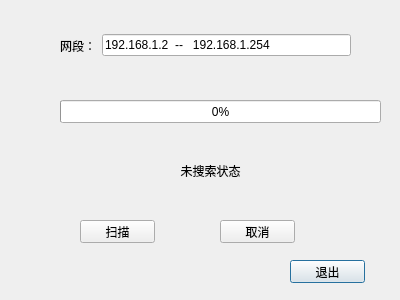
<?xml version="1.0" encoding="UTF-8"?>
<ui version="4.0">
 <class>Dialog</class>
 <widget class="QDialog" name="Dialog">
  <property name="geometry">
   <rect>
    <x>0</x>
    <y>0</y>
    <width>400</width>
    <height>300</height>
   </rect>
  </property>
  <property name="windowTitle">
   <string>扫描</string>
  </property>
  <widget class="QWidget" name="horizontalLayoutWidget">
   <property name="geometry">
    <rect>
     <x>60</x>
     <y>30</y>
     <width>291</width>
     <height>31</height>
    </rect>
   </property>
   <layout class="QHBoxLayout" name="horizontalLayout">
    <item>
     <widget class="QLabel" name="label">
      <property name="text">
       <string>网段：</string>
      </property>
     </widget>
    </item>
    <item>
     <widget class="QLineEdit" name="lineEdit">
      <property name="text">
       <string>192.168.1.2  --   192.168.1.254</string>
      </property>
     </widget>
    </item>
   </layout>
  </widget>
  <widget class="QPushButton" name="pushButton">
   <property name="geometry">
    <rect>
     <x>290</x>
     <y>260</y>
     <width>75</width>
     <height>23</height>
    </rect>
   </property>
   <property name="text">
    <string>退出</string>
   </property>
  </widget>
  <widget class="QPushButton" name="pushButton_2">
   <property name="geometry">
    <rect>
     <x>80</x>
     <y>220</y>
     <width>75</width>
     <height>23</height>
    </rect>
   </property>
   <property name="text">
    <string>扫描</string>
   </property>
  </widget>
  <widget class="QPushButton" name="pushButton_3">
   <property name="geometry">
    <rect>
     <x>220</x>
     <y>220</y>
     <width>75</width>
     <height>23</height>
    </rect>
   </property>
   <property name="text">
    <string>取消</string>
   </property>
  </widget>
  <widget class="QProgressBar" name="progressBar">
   <property name="geometry">
    <rect>
     <x>60</x>
     <y>100</y>
     <width>321</width>
     <height>23</height>
    </rect>
   </property>
   <property name="value">
    <number>0</number>
   </property>
  </widget>
  <widget class="QLabel" name="label_2">
   <property name="geometry">
    <rect>
     <x>50</x>
     <y>150</y>
     <width>321</width>
     <height>41</height>
    </rect>
   </property>
   <property name="text">
    <string>未搜索状态</string>
   </property>
   <property name="alignment">
    <set>Qt::AlignCenter</set>
   </property>
  </widget>
 </widget>
 <resources/>
 <connections/>
</ui>
